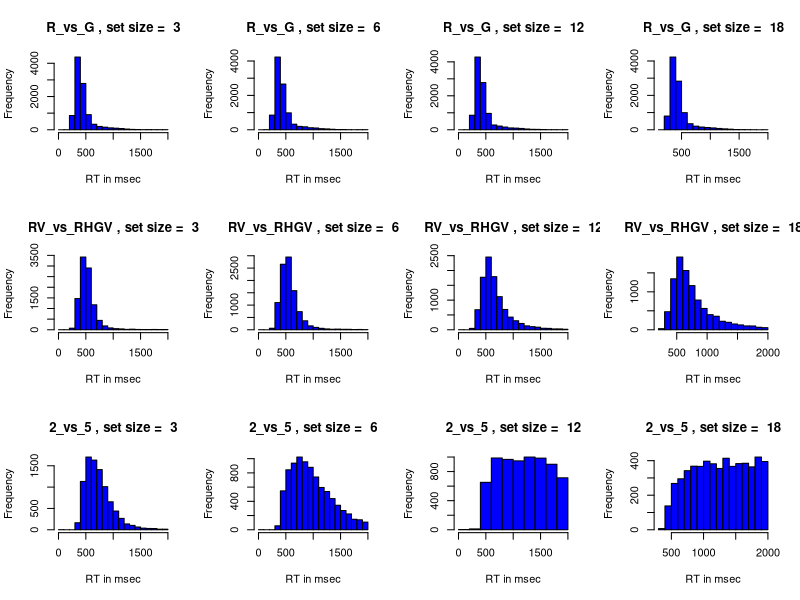
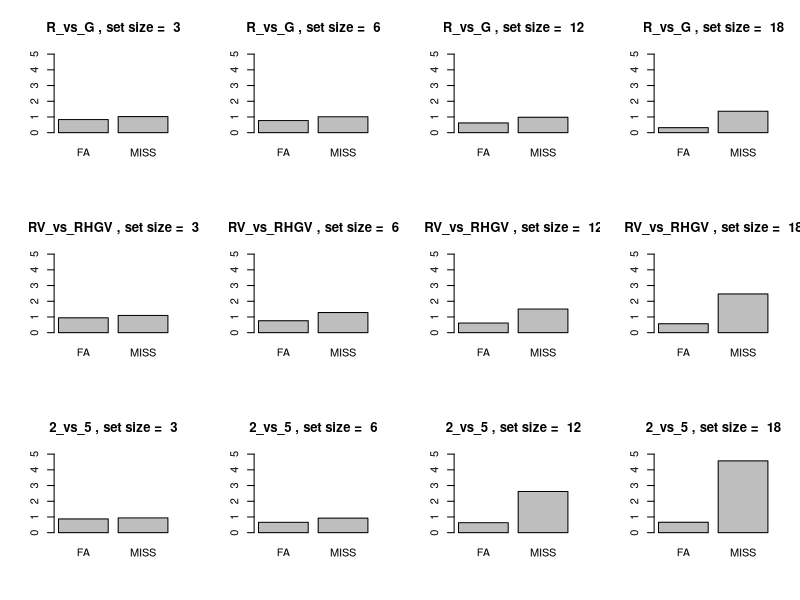
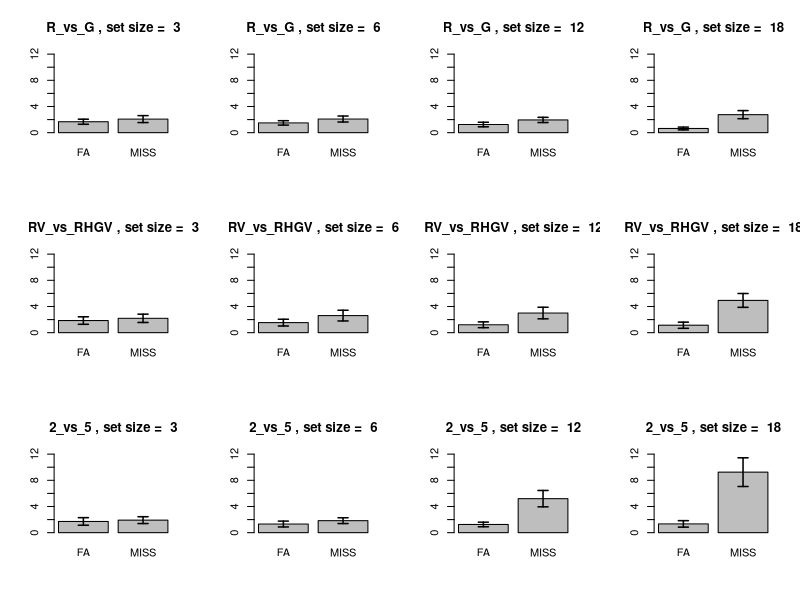
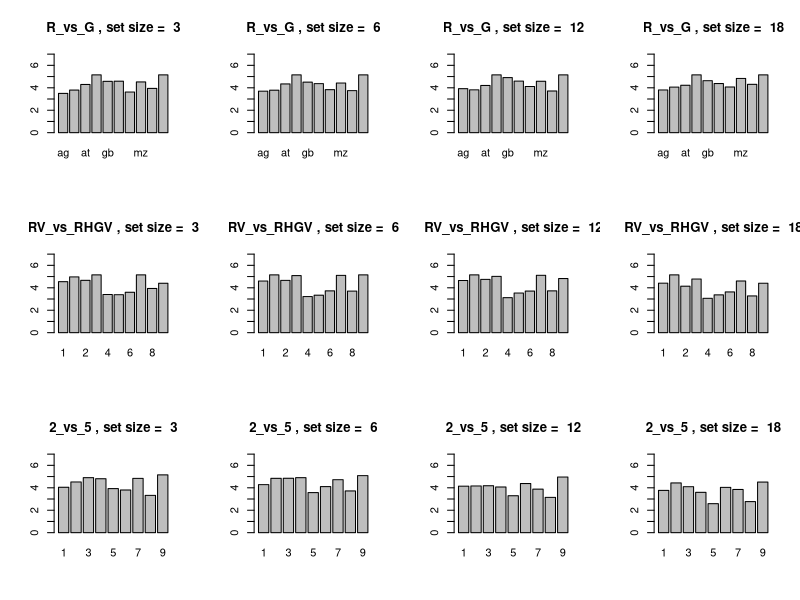
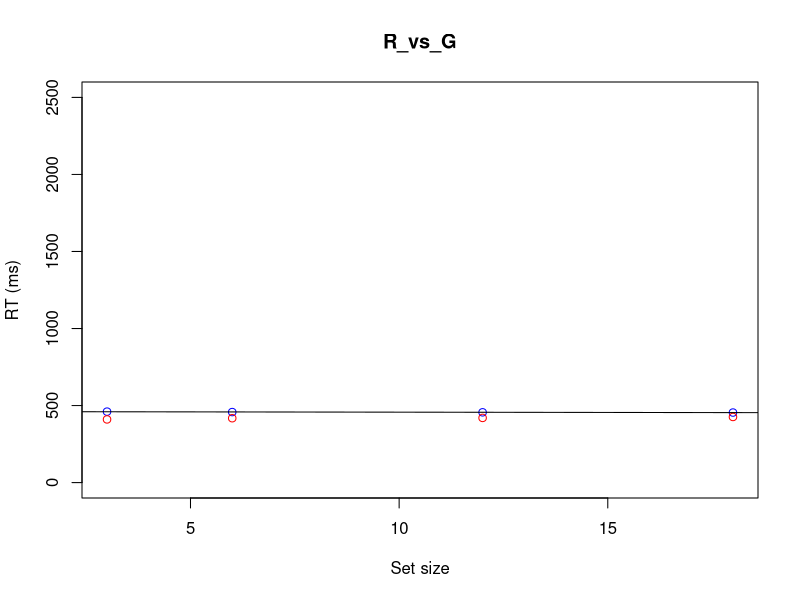
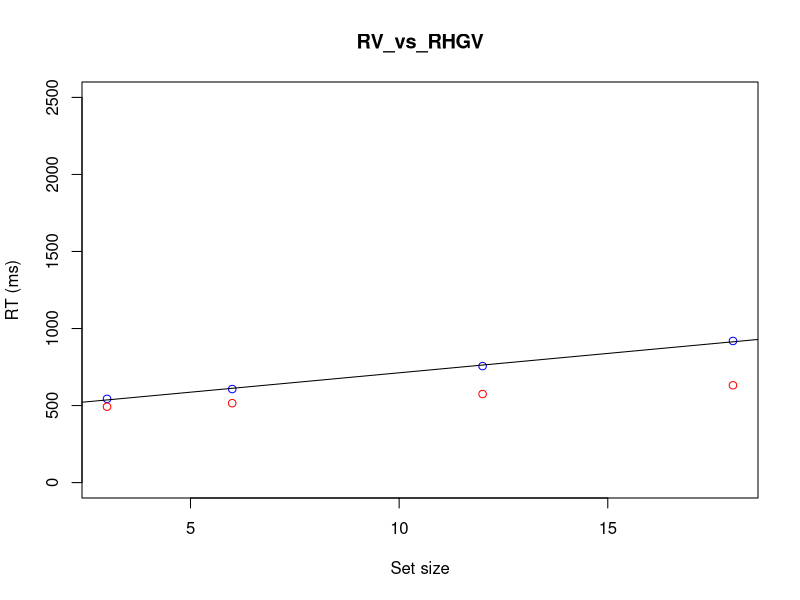
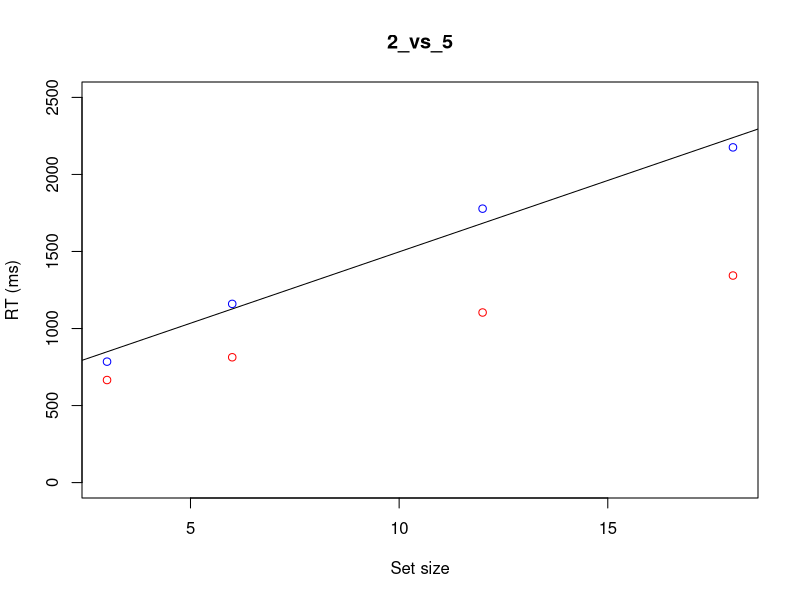
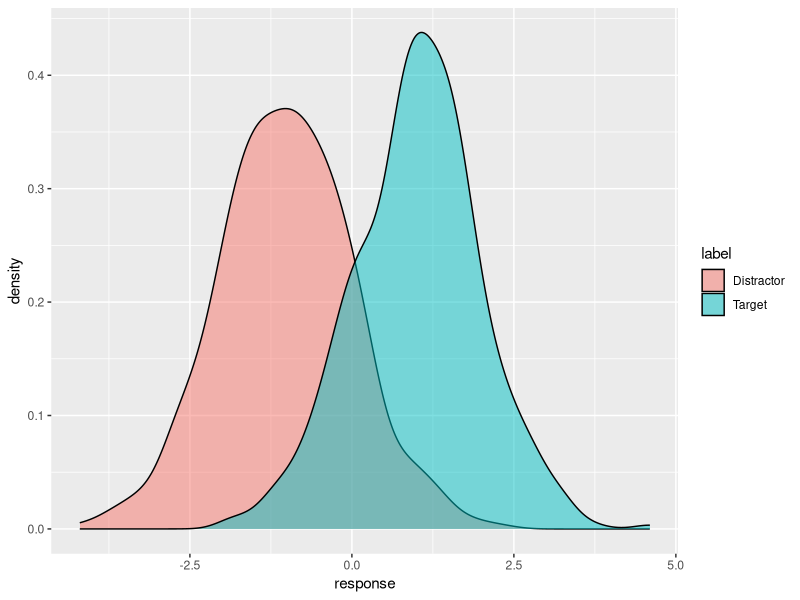

Write the R code that produced these figures, in order.
## ---- chunk 1
data <- read.table("PSYC6229_search_data.csv", header = TRUE, sep = ",")

summary(subset(data, Condition == "2_vs_5"))
## ---- chunk 2
par(mfrow=c(3,4)) 
for (i in unique(data$Condition)) {
  for (j in sort(unique(data$Setsize))) {
    hist(data$RT[data$Condition==i & data$Setsize==j & data$RT < 2000], 
         xlab="RT in msec", 
         main=paste(i,", set size = ",j), 
         col="blue") 
  } 
}

## ---- chunk 3
aggregate(data$Error, list(data$Condition,data$Setsize), mean)
dev.new() 
par(mfrow=c(3,4)) 
for (i in unique(data$Condition)) { 
  for (j in sort(unique(data$Setsize))) { 
    tmp <- data$Type[data$Condition==i & data$Setsize==j] 
    counts <- table(tmp) 
    barplot(100*counts[c("FA","MISS")]/sum(counts), 
            ylim = c(0,5), 
            main=paste(i,", set size = ",j)) 
  } 
}
## ---- chunk 4
par(mfrow=c(3,4)) 
for (i in unique(data$Condition)) { 
  for (j in sort(unique(data$Setsize))) { 
    tmp <- data[data$Condition==i & data$Setsize==j,] 
    bySub <- aggregate(tmp$Error, list(tmp$Subject,tmp$Tpresent), mean) 
    meansBySub <- aggregate(bySub$x, list(bySub$Group.2), mean)
    means <- 100 * meansBySub$x 
    sds <- aggregate(bySub$x, list(bySub$Group.2), sd) 
    sderr <- 100 * sds$x / sqrt(length(unique(bySub$Group.1)))
    barHeights <- barplot(means, names.arg = list("FA","MISS"), 
                          ylim = c(0,12), main=paste(i,", set size = ",j)) 
    arrows(barHeights, means - sderr, barHeights, means + sderr, 
           lwd = 1.5, angle = 90, code = 3, length = 0.05) 
  } 
}
## ---- chunk 5
par(mfrow=c(3,4)) 
for (i in unique(data$Condition)) { 
  for (j in sort(unique(data$Setsize))) { 
    tmp <- data[data$Condition==i & data$Setsize==j,] 
    bySub <- aggregate(tmp$Error, 
                       list(tmp$Subject,tmp$Tpresent), mean) 
    bySub$x[bySub$x < 0.005] <- 0.005 
    bySub$x[bySub$x > 0.995] <- 0.995 
    zHIT <- qnorm(1-bySub$x[bySub$Group.2==1]) 
    zFA <- qnorm(bySub$x[bySub$Group.2==0]) 
    dprimeBySub <- zHIT - zFA 
    barHeights <- barplot(dprimeBySub, 
                          names.arg = unique(bySub$Group.1), 
                          ylim = c(0,7), 
                          main=paste(i,", set size = ",j)) 
  } 
}
## ---- chunk 6
p <- matrix(ncol=5, nrow=4*29*2) 
colnames(p) <- list("cond", "setsize", "subject", "tpres", "pval")
counter <- 1 
for (i in unique(data$Condition)) { 
  for (j in sort(unique(data$Setsize))) { 
    for (ii in unique(data$Subject[data$Condition==i & data$Setsize==j])) { 
      for (jj in unique(data$Tpresent)) { 
        tmp <- data[data$Condition==i & data$Setsize==j & data$Subject==ii & data$Tpresent==jj,] 
        result <- shapiro.test(tmp$RT) 
        p[counter,] <- c(i, j, ii, jj, result$p.value) 
        counter <- counter + 1 
        }}}} 

testresults = as.data.frame(p) 
View(testresults)
## ---- chunk 7
flag <- 1 
for (i in unique(data$Condition)) { 
  for (j in sort(unique(data$Setsize))) { 
    for (ii in unique(data$Subject[data$Condition==i & data$Setsize==j])) { 
      for (jj in unique(data$Tpresent)) { 
        tmp <- data[data$Condition==i & data$Setsize==j & data$Subject==ii & data$Tpresent==jj,] 
        thHigh <- mean(tmp$RT) + (2.5*sd(tmp$RT)) 
        thLow <- mean(tmp$RT) - (2.5*sd(tmp$RT)) 
        new <- tmp[tmp$RT > thLow & tmp$RT < thHigh,] 
        if (flag==1) { 
          data2 <- new 
          flag <- 0 } 
        else { 
          data2 <- rbind(data2, new) } 
      }}}}

dataOld <- data
data <- data2
## ---- chunk 8
x <- sort(unique(data$Setsize)) 
for (i in unique(data$Condition)) { 
  dev.new() 
  tmp <- data[data$Condition==i,] 
  bySub <- aggregate(tmp$RT, 
                     list(tmp$Subject,tmp$Tpresent,tmp$Setsize), mean) 
  means <- aggregate(bySub$x, 
                     list(bySub$Group.2, bySub$Group.3), mean) 
  means <- means[order(means$Group.2),] 
  y0 = means$x[means$Group.1==0]  # means for the target absent condition
  y1 = means$x[means$Group.1==1]  # means for the target present condition
  plot(x, y0, col="blue", ylim=c(0,2500), 
       xlab="Set size", ylab="RT (ms)", main=i) 
  points(x, y1, col="red") 
  regressline <- lm(y0 ~ x) 
  abline(regressline) 
}
## ---- chunk 9
library(ggplot2)

dprime <- 2
targs <- data.frame(response=rnorm(500, mean=(dprime/2), sd=1))
dists <- data.frame(response=rnorm(500, mean=(-dprime/2), sd=1))
targs$label <- "Target" 
dists$label <- "Distractor" 
stimuli <- rbind(targs,dists) 
ggplot(stimuli, aes(response, fill=label)) +
  geom_density(alpha=0.5)

## ---- chunk 10
dprime <- 2 
setsize <- 18 
targs <- matrix(ncol=1, nrow=500) 
dists <- matrix(ncol=1, nrow=500) 
## ---- chunk 11
counter <- 1 
while (counter <= nrow(targs)) { 
  nitems <- setsize 
  tsample <- c(rnorm(1, mean=(dprime/2), sd=1), 
               rnorm(nitems-1, mean=(-dprime/2), sd=1)) 
  dsample <- rnorm(nitems, mean=(-dprime/2), sd=1) 
  targs[counter,] <- max(tsample) 
  dists[counter,] <- max(dsample) 
  counter <- counter+1 
} 
targs <- data.frame(response=targs, label="Tpresent") 
dists <- data.frame(response=dists, label="Tabsent") 
stimuli <- rbind(targs,dists) 
ggplot(stimuli, aes(response, fill=label)) + 
  geom_density(alpha=0.5)
## ---- chunk 12
dprime <- 2 
setsize <- c(3,6,12,18) 
targs <- matrix(ncol=4, nrow=500) 
dists <- matrix(ncol=4, nrow=500)

for (i in 1:length(setsize)) { 
  counter <- 1 
  nitems <- setsize[i] 
  while (counter <= nrow(targs)) { 
    tsample <- c(rnorm(1, mean=(dprime/2), sd=1), 
                 rnorm(nitems-1, mean=(-dprime/2), sd=1)) 
    dsample <- rnorm(nitems, mean=(-dprime/2), sd=1) 
    targs[counter,i] <- max(tsample) 
    dists[counter,i] <- max(dsample) 
    counter <- counter+1 
  }
  targtmp <- data.frame(response=targs[,i], label="Tpresent") 
  disttmp <- data.frame(response=dists[,i], label="Tabsent") 
  stimuli <- rbind(targtmp,disttmp) 
  ggp <- ggplot(stimuli, aes(response, fill=label)) + 
    geom_density(alpha=0.5) + 
    ggtitle(paste("Setsize = ",nitems)) 
  dev.new() 
  print(ggp) 
  ggp
}

## ---- chunk 13
diffMeans <- colMeans(targs) - colMeans(dists) 
sds <- sqrt(( (apply(targs,2,sd)^2) + (apply(dists,2,sd)^2) ) / 2) 
dSetsize <- diffMeans / sds

dev.new() 
plot(setsize, dSetsize, xlab="Set size", ylab="Simulated d prime", main=paste("d prime = ",dprime))
## ---- chunk 14
nonsearchRT <- 400 
beta <- 500 
maxDprime <- 6.2 
simulatedRT <- nonsearchRT + (beta * (1 - (log(dSetsize)/log(maxDprime))) )

dev.new() 
plot(setsize, simulatedRT, xlab="Set size", ylab="RT (msec)", 
     main=paste("Simulated RT over set size, d prime = ",dprime)) 
regressline <- lm(simulatedRT ~ setsize) 
abline(regressline) 
summary(regressline)

